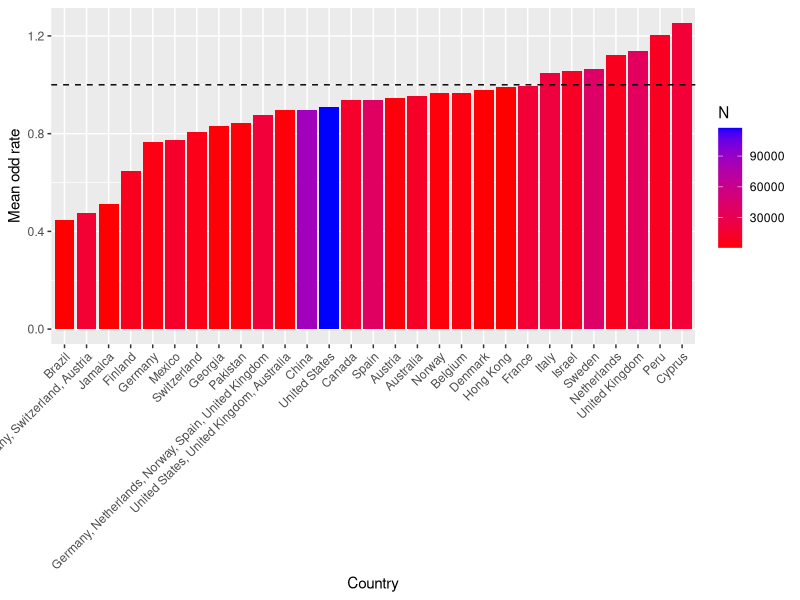
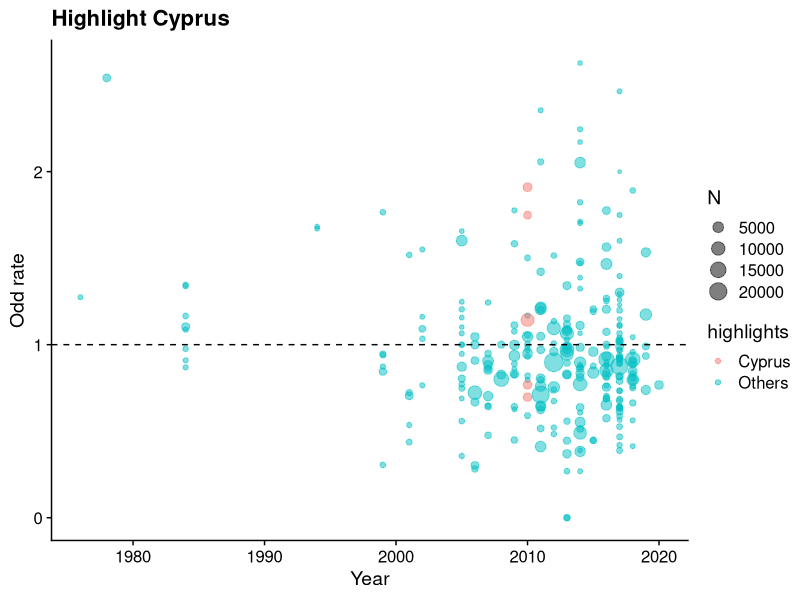
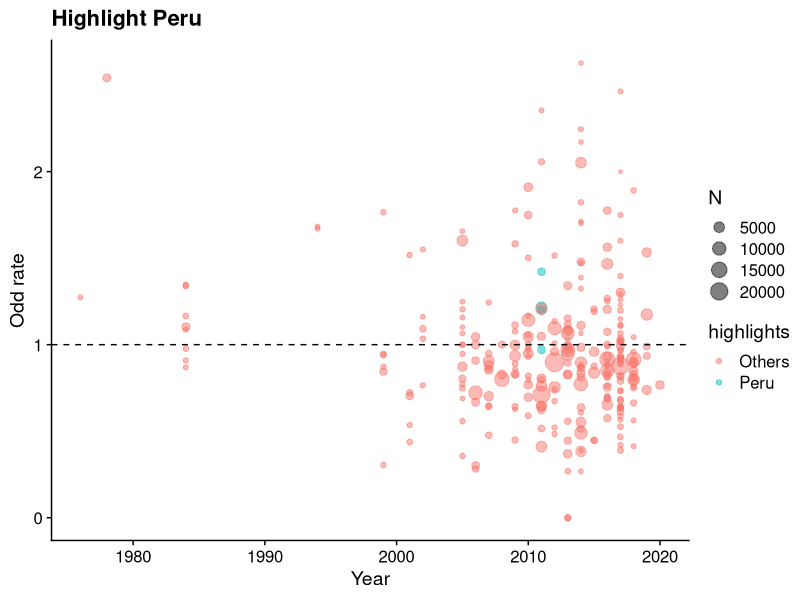
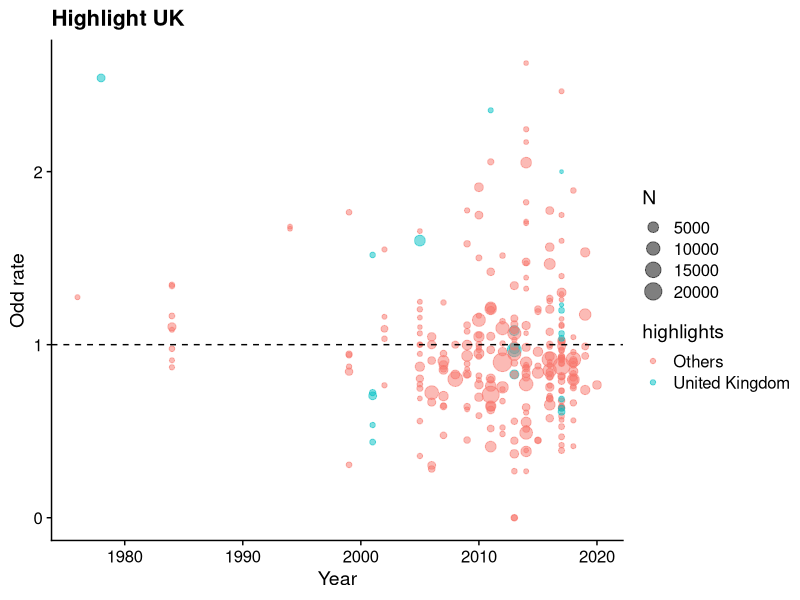
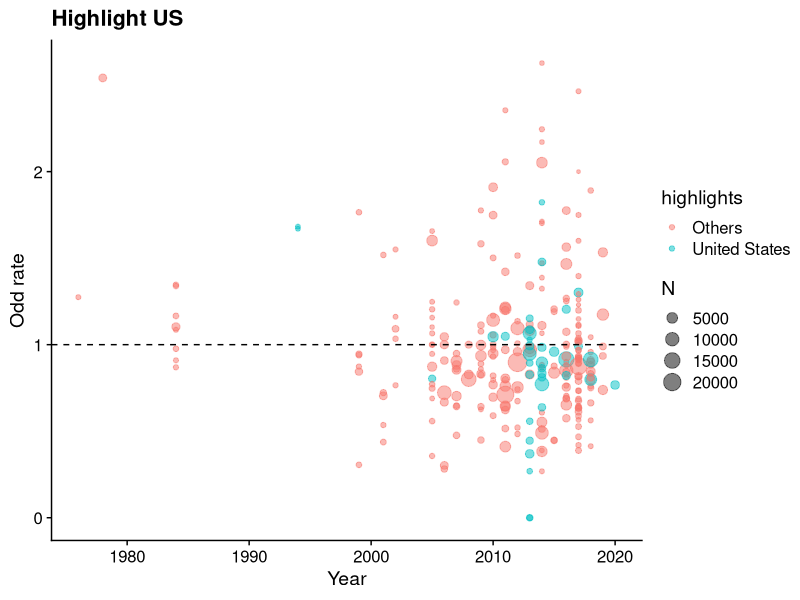
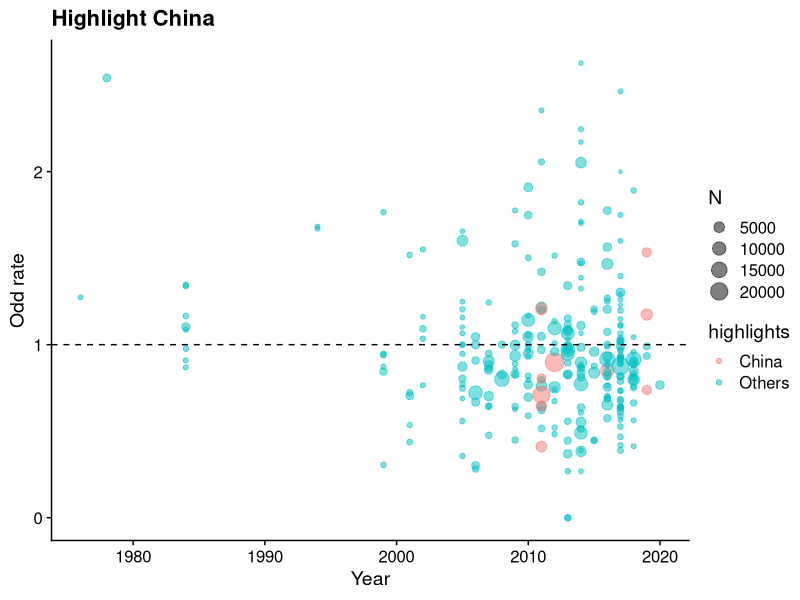
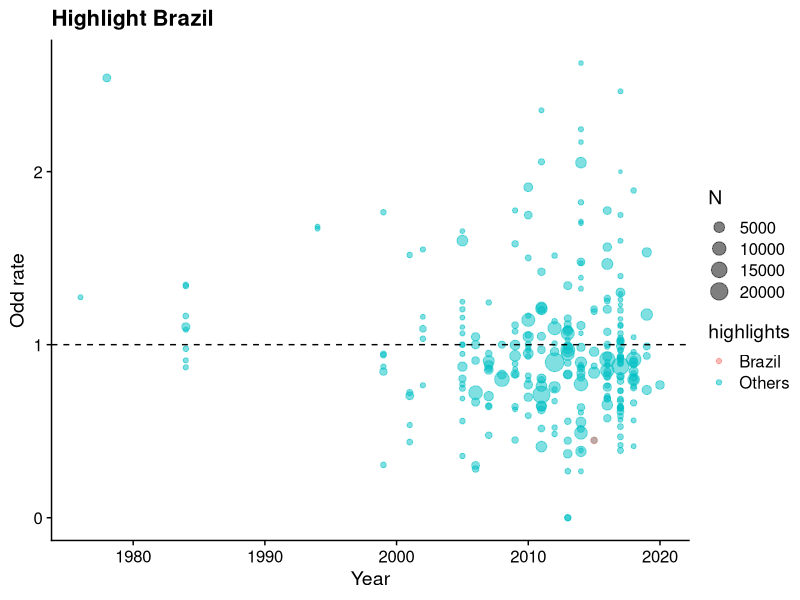
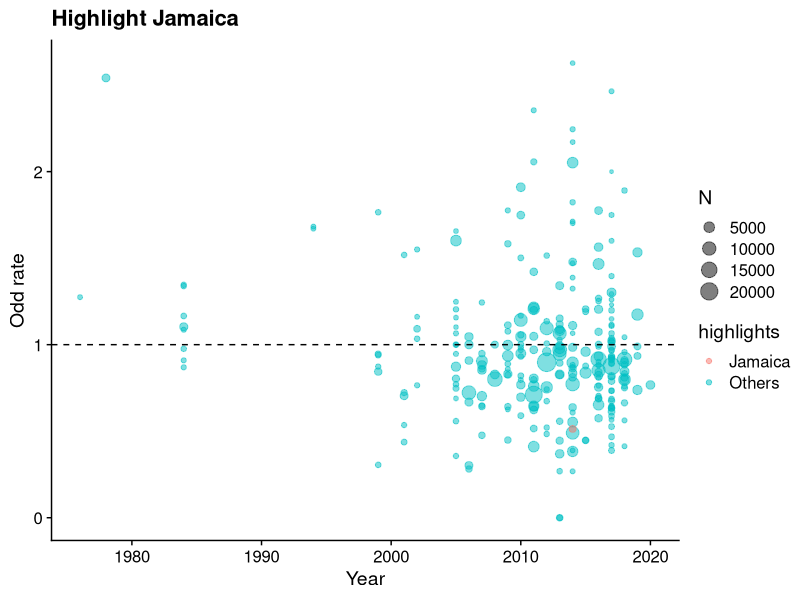

Recreate these plots in R, in order.
## ---- chunk 1
knitr::opts_chunk$set(echo = TRUE)
## ---- chunk 2
## Load packages
library(tidyverse)
library(cowplot)
## Load data
dat <- readxl::read_excel("Data.xlsx", sheet = "DATA")
## ---- chunk 3
# Odd rate
dat <- dat %>%
  mutate(OR = MaleSucc * FemaleFail / (MaleFail * FemaleSucc),
         N  = MaleN + FemaleN)
# Mean odd rate by country
dat_country <- dat %>%
  group_by(DataCounty) %>%
  summarise(mean_OR = mean(OR, na.rm = TRUE),
            N = sum(N, na.rm = TRUE)) %>%
  arrange(mean_OR)
# fig_country_mean
fig_country_mean <- dat_country %>%
  ggplot(aes(x = reorder(DataCounty, mean_OR), y = mean_OR, fill = N)) +
  geom_bar(stat = "identity") +
  scale_fill_gradient(low = "red", high = "blue") +
  labs(x = "Country", y = "Mean odd rate") +
  geom_hline(yintercept = 1, linetype = "dashed", color = "black") +
  theme(axis.text.x = element_text(angle = 45, hjust = 1))
fig_country_mean
## ---- chunk 4
colorset <- dat_country %>% 
  select(DataCounty)
# highlight cyprus
colorset$highlights <- "Others"
dat_cyprus <- left_join(dat, colorset, by = "DataCounty")
dat_cyprus$highlights[dat_cyprus$DataCounty == "Cyprus"] <- "Cyprus"
# visualize cyprus
fig_cyprus <- dat_cyprus %>%
  ggplot(aes(x = ApplicYearMost, y = OR, color = highlights, size = N)) +
  geom_point(alpha = 0.5) +
  geom_hline(yintercept = 1, linetype = "dashed", color = "black") +
  theme_cowplot() + 
  labs(title = "Highlight Cyprus", x = "Year", y = "Odd rate")
fig_cyprus
# highlight peru
dat_peru <- left_join(dat, colorset, by = "DataCounty")
dat_peru$highlights[dat_peru$DataCounty == "Peru"] <- "Peru"
# visualize peru
fig_peru <- dat_peru %>%
  ggplot(aes(x = ApplicYearMost, y = OR, color = highlights, size = N)) +
  geom_point(alpha = 0.5) +
  geom_hline(yintercept = 1, linetype = "dashed", color = "black") +
  theme_cowplot() +
  labs(title = "Highlight Peru", x = "Year", y = "Odd rate")
fig_peru
# highlight UK
dat_uk <- left_join(dat, colorset, by = "DataCounty")
dat_uk$highlights[dat_uk$DataCounty == "United Kingdom"] <- "United Kingdom"
# visualize UK
fig_uk <- dat_uk %>%
  ggplot(aes(x = ApplicYearMost, y = OR, color = highlights, size = N)) +
  geom_point(alpha = 0.5) +
  geom_hline(yintercept = 1, linetype = "dashed", color = "black") +
  theme_cowplot() +
  labs(title = "Highlight UK", x = "Year", y = "Odd rate")
fig_uk
# highlight US
dat_us <- left_join(dat, colorset, by = "DataCounty")
dat_us$highlights[dat_us$DataCounty == "United States"] <- "United States"
# visualize US
fig_us <- dat_us %>%
  ggplot(aes(x = ApplicYearMost, y = OR, color = highlights, size = N)) +
  geom_point(alpha = 0.5) +
  geom_hline(yintercept = 1, linetype = "dashed", color = "black") +
  theme_cowplot() +
  labs(title = "Highlight US", x = "Year", y = "Odd rate")
fig_us
# highlight CN
dat_cn <- left_join(dat, colorset, by = "DataCounty")
dat_cn$highlights[dat_cn$DataCounty == "China"] <- "China"
# visualize CN
fig_cn <- dat_cn %>%
  ggplot(aes(x = ApplicYearMost, y = OR, color = highlights, size = N)) +
  geom_point(alpha = 0.5) +
  geom_hline(yintercept = 1, linetype = "dashed", color = "black") +
  theme_cowplot() +
  labs(title = "Highlight China", x = "Year", y = "Odd rate")
fig_cn
# highlight BR
dat_br <- left_join(dat, colorset, by = "DataCounty")
dat_br$highlights[dat_br$DataCounty == "Brazil"] <- "Brazil"
# visualize BR
fig_br <- dat_br %>%
  ggplot(aes(x = ApplicYearMost, y = OR, color = highlights, size = N)) +
  geom_point(alpha = 0.5) +
  geom_hline(yintercept = 1, linetype = "dashed", color = "black") +
  theme_cowplot() +
  labs(title = "Highlight Brazil", x = "Year", y = "Odd rate")
fig_br
# highlight JM
dat_jm <- left_join(dat, colorset, by = "DataCounty")
dat_jm$highlights[dat_jm$DataCounty == "Jamaica"] <- "Jamaica"
# visualize JM
fig_jm <- dat_jm %>%
  ggplot(aes(x = ApplicYearMost, y = OR, color = highlights, size = N)) +
  geom_point(alpha = 0.5) +
  geom_hline(yintercept = 1, linetype = "dashed", color = "black") +
  theme_cowplot() +
  labs(title = "Highlight Jamaica", x = "Year", y = "Odd rate")
fig_jm
# highlight FI
dat_fi <- left_join(dat, colorset, by = "DataCounty")
dat_fi$highlights[dat_fi$DataCounty == "Finland"] <- "Finland"
# visualize FI
fig_fi <- dat_fi %>%
  ggplot(aes(x = ApplicYearMost, y = OR, color = highlights, size = N)) +
  geom_point(alpha = 0.5) +
  geom_hline(yintercept = 1, linetype = "dashed", color = "black") +
  theme_cowplot() +
  labs(title = "Highlight Finland", x = "Year", y = "Odd rate")
fig_fi
